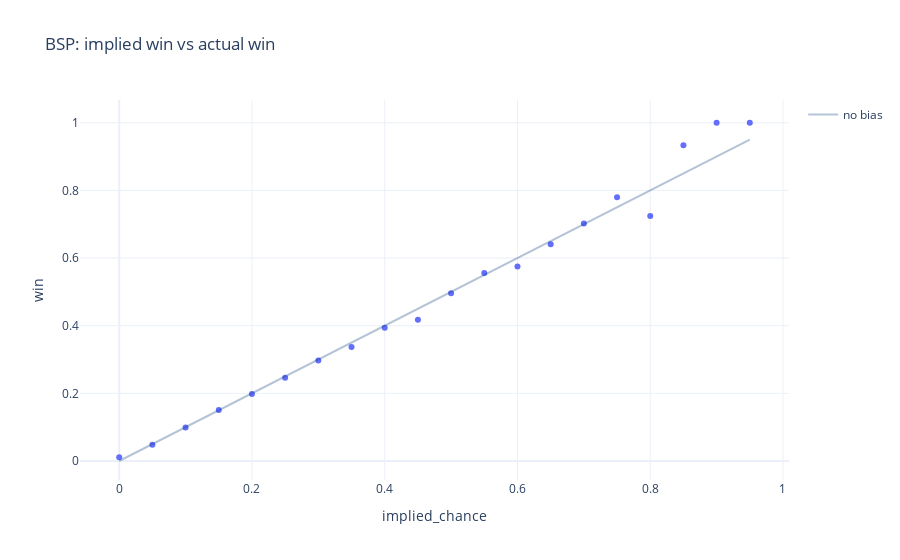

This figure's notebook cell:
### Markdown cell above
Now we'll filter just on our BSP records and plot the observed vs actual scatterplot

### Code cell
# BSP Scatter
# __________________

winRates = (
    accuracyFrame
    .query('type == "bsp"')
    .assign(implied_chance = lambda x: round(20 * (1 / x['odds']))/20)
    .groupby('implied_chance', as_index = False)
    .agg({'win': 'mean'})
)

fig = px.scatter(winRates, x = "implied_chance", y = "win", template = "plotly_white", title = "BSP: implied win vs actual win")
fig.add_trace(
    go.Scatter(
        x = winRates.implied_chance, y = winRates.implied_chance, name = 'no bias', line_color = 'rgba(8,61,119, 0.3)'
    )
)
fig.show()

### Figure 1 — Plotly figure (JSON) as saved in the notebook; plotly's stock layout.template omitted (floating-point values rounded to 4 significant figures)
{"data": [{"hovertemplate": "implied_chance=%{x}<br>win=%{y}<extra></extra>", "legendgroup": "", "marker": {"color": "#636efa", "symbol": "circle"}, "mode": "markers", "name": "", "orientation": "v", "showlegend": false, "type": "scatter", "x": [0, 0.05, 0.1, 0.15, 0.2, 0.25, 0.3, 0.35, 0.4, 0.45, 0.5, 0.55, 0.6, 0.65, 0.7, 0.75, 0.8, 0.85, 0.9, 0.95], "xaxis": "x", "y": [0.01127, 0.0479, 0.09899, 0.1506, 0.1981, 0.2458, 0.2972, 0.3373, 0.3939, 0.4178, 0.4963, 0.5559, 0.5752, 0.6411, 0.702, 0.7794, 0.7241, 0.9333, 1, 1], "yaxis": "y"}, {"line": {"color": "rgba(8,61,119, 0.3)"}, "name": "no bias", "type": "scatter", "x": [0, 0.05, 0.1, 0.15, 0.2, 0.25, 0.3, 0.35, 0.4, 0.45, 0.5, 0.55, 0.6, 0.65, 0.7, 0.75, 0.8, 0.85, 0.9, 0.95], "y": [0, 0.05, 0.1, 0.15, 0.2, 0.25, 0.3, 0.35, 0.4, 0.45, 0.5, 0.55, 0.6, 0.65, 0.7, 0.75, 0.8, 0.85, 0.9, 0.95]}], "layout": {"legend": {"tracegroupgap": 0}, "title": {"text": "BSP: implied win vs actual win"}, "xaxis": {"anchor": "y", "domain": [0, 1], "title": {"text": "implied_chance"}}, "yaxis": {"anchor": "x", "domain": [0, 1], "title": {"text": "win"}}}}
